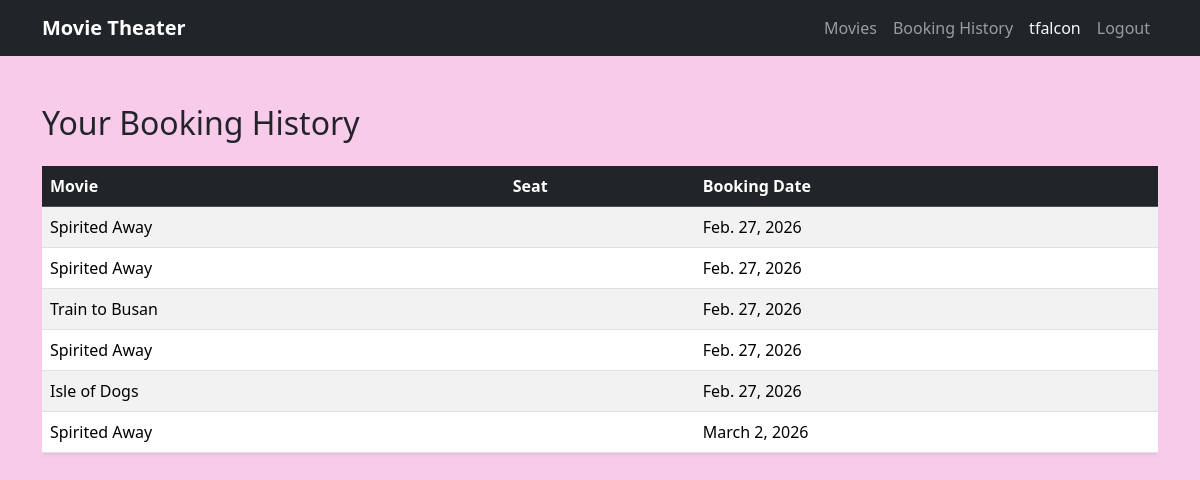
Page /history/ (signed in) on the committed database.
### bookings/models.py (models this page shows)
class Booking(models.Model):
    movie = models.ForeignKey(Movie, on_delete=models.CASCADE)
    seat = models.ForeignKey(Seat, on_delete=models.CASCADE)
    user = models.ForeignKey(User, on_delete=models.CASCADE)
    booking_date = models.DateField(auto_now_add=True)

class Movie(models.Model):
    title = models.CharField(max_length=MAX_CHAR_LENGTH)
    description = models.TextField(max_length=MAX_CHAR_DESCRIPTION_LENGTH)
    release_date = models.DateField()
    duration = models.FloatField()

### bookings/views.py (the view)
# urls.py: path('history/', views.booking_history, name='booking_history'),
def booking_history(request):
    bookings = Booking.objects.filter(user=request.user)
    return render(request, "bookings/booking_history.html", {"bookings": bookings})

### bookings/templates/bookings/booking_history.html (shortened to what this page needs)
{% extends "bookings/base.html" %}
{% block content %}
<h2 class="mb-4">Your Booking History</h2>
{% if bookings %}
    <div class="table-responsive">
        <table class="table table-striped table-hover shadow-sm">
            <thead class="table-dark">
                <tr>
                    <th>Movie</th>
                    <th>Seat</th>
                    <th>Booking Date</th>
                </tr>
            </thead>
            <tbody>
                {% for booking in bookings %}
                <tr>
                    <td>{{ booking.movie.title }}</td>
                    <td>{{ booking.seat.seat_number }}</td>
                    <td>{{ booking.booking_date }}</td>
                </tr>
                {% endfor %}
            </tbody>
        </table>
    </div>
{% else %}
    <div class="alert alert-info">
        You have no bookings yet.
    </div>
{% endif %}
{% endblock %}

### bookings/templates/bookings/base.html (shortened to what this page needs)
<!DOCTYPE html>
<html lang="en">
<head>
    <link href="https://cdn.jsdelivr.net/npm/bootstrap@5.3.2/dist/css/bootstrap.min.css"
          rel="stylesheet">
</head>
<body>
    <nav class="navbar navbar-expand-lg navbar-dark bg-dark">
        <div class="container">
            <a class="navbar-brand" href="/">Movie Theater</a>
            <div class="collapse navbar-collapse" id="navbarNav">
                <ul class="navbar-nav ms-auto">
                    <li class="nav-item">
                        <a class="nav-link" href="/">Movies</a>
                    </li>
                    <li class="nav-item">
                        <a class="nav-link" href="/history/">Booking History</a>
                    </li>
                    <li class="nav-item">
                        {% if user.is_authenticated %}
                            <span class="nav-link text-light">{{ user.username }}</span>
                        {% endif %}
                    </li>
                    <li class="nav-item">
                        {% if user.is_authenticated %}
                            <form method="POST" action="{% url 'logout' %}">
                                <button type="submit" class="btn btn-link nav-link">Logout</button>
                            </form>
                        {% else %}
                            <a class="nav-link" href="{% url 'login' %}">Login</a>
                        {% endif %}
                    </li>
                </ul>
            </div>
        </div>
    </nav>
    <div class="container mt-5">
        {% block content %}
        {% endblock %}
    </div>
</body>
</html>

### bookings/templates/bookings/base.html (style rules this page uses)
body { background-color: #f9cbeb; }
.navbar-brand { font-weight: bold; }

### rows in the picture
Booking: movie "Spirited Away", booking_date "Feb. 27, 2026"
Booking: movie "Spirited Away", booking_date "Feb. 27, 2026"
Booking: movie "Train to Busan", booking_date "Feb. 27, 2026"
Booking: movie "Spirited Away", booking_date "Feb. 27, 2026"
Booking: movie "Isle of Dogs", booking_date "Feb. 27, 2026"
Booking: movie "Spirited Away", booking_date "March 2, 2026"

### other values in the picture
{{ user.username }} "tfalcon"
